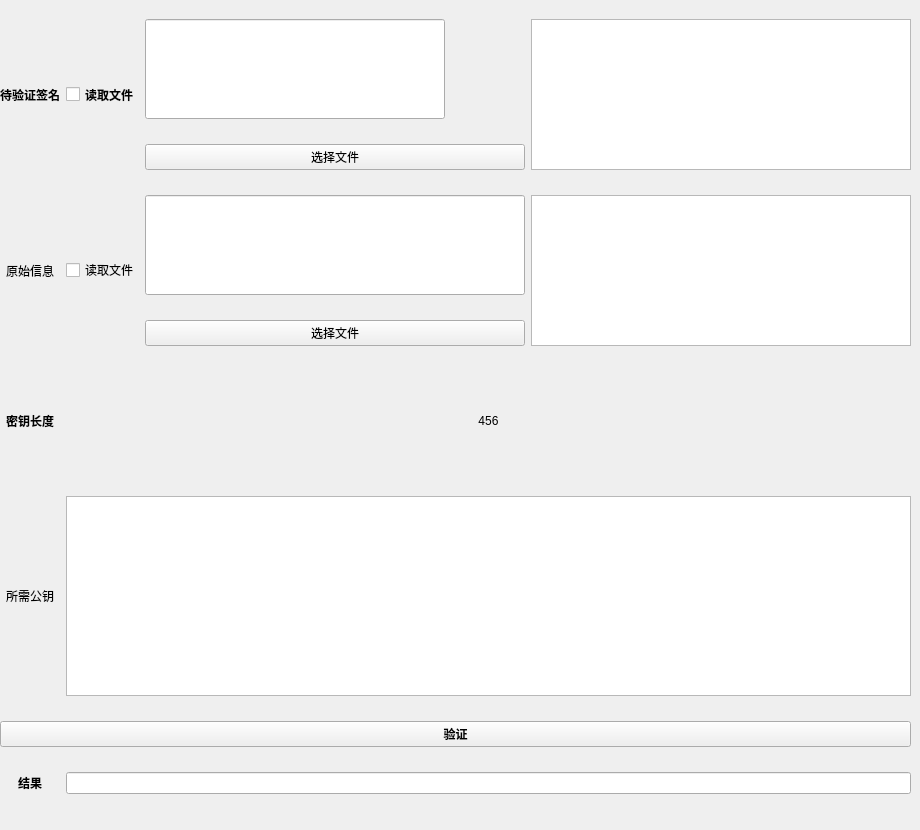
      <widget class="QWidget" name="page_25">
       <widget class="QWidget" name="gridLayoutWidget_14">
        <property name="geometry">
         <rect>
          <x>0</x>
          <y>0</y>
          <width>911</width>
          <height>821</height>
         </rect>
        </property>
        <layout class="QGridLayout" name="gridLayout_14">
         <item row="4" column="2">
          <widget class="QLineEdit" name="lineEdit_8">
           <property name="maximumSize">
            <size>
             <width>16777215</width>
             <height>100</height>
            </size>
           </property>
          </widget>
         </item>
         <item row="7" column="1" colspan="3">
          <widget class="QPlainTextEdit" name="plainTextEdit_25">
           <property name="maximumSize">
            <size>
             <width>16777215</width>
             <height>200</height>
            </size>
           </property>
          </widget>
         </item>
         <item row="6" column="1" colspan="3">
          <widget class="QLabel" name="label_69">
           <property name="maximumSize">
            <size>
             <width>16777215</width>
             <height>100</height>
            </size>
           </property>
           <property name="text">
            <string>456</string>
           </property>
           <property name="alignment">
            <set>Qt::AlignCenter</set>
           </property>
          </widget>
         </item>
         <item row="4" column="1" rowspan="2">
          <widget class="QCheckBox" name="checkBox_3">
           <property name="text">
            <string>读取文件</string>
           </property>
          </widget>
         </item>
         <item row="5" column="2">
          <widget class="QPushButton" name="pushButton_59">
           <property name="text">
            <string>选择文件</string>
           </property>
          </widget>
         </item>
         <item row="9" column="0" colspan="4">
          <widget class="QPushButton" name="pushButton_56">
           <property name="font">
            <font>
             <weight>75</weight>
             <bold>true</bold>
            </font>
           </property>
           <property name="text">
            <string>验证</string>
           </property>
          </widget>
         </item>
         <item row="6" column="0">
          <widget class="QLabel" name="label_68">
           <property name="maximumSize">
            <size>
             <width>300</width>
             <height>16777215</height>
            </size>
           </property>
           <property name="font">
            <font>
             <weight>75</weight>
             <bold>true</bold>
            </font>
           </property>
           <property name="text">
            <string>密钥长度</string>
           </property>
           <property name="alignment">
            <set>Qt::AlignCenter</set>
           </property>
          </widget>
         </item>
         <item row="10" column="0">
          <widget class="QLabel" name="label_70">
           <property name="font">
            <font>
             <weight>75</weight>
             <bold>true</bold>
            </font>
           </property>
           <property name="text">
            <string>结果</string>
           </property>
           <property name="alignment">
            <set>Qt::AlignCenter</set>
           </property>
          </widget>
         </item>
         <item row="10" column="1" colspan="3">
          <widget class="QLineEdit" name="lineEdit_7"/>
         </item>
         <item row="7" column="0">
          <widget class="QLabel" name="label_78">
           <property name="maximumSize">
            <size>
             <width>16777215</width>
             <height>200</height>
            </size>
           </property>
           <property name="text">
            <string>所需公钥</string>
           </property>
           <property name="alignment">
            <set>Qt::AlignCenter</set>
           </property>
          </widget>
         </item>
         <item row="2" column="2">
          <widget class="QPushButton" name="pushButton_55">
           <property name="text">
            <string>选择文件</string>
           </property>
          </widget>
         </item>
         <item row="4" column="0" rowspan="2">
          <widget class="QLabel" name="label_71">
           <property name="text">
            <string>原始信息</string>
           </property>
           <property name="alignment">
            <set>Qt::AlignCenter</set>
           </property>
          </widget>
         </item>
         <item row="1" column="2">
          <widget class="QLineEdit" name="lineEdit_16">
           <property name="maximumSize">
            <size>
             <width>300</width>
             <height>100</height>
            </size>
           </property>
          </widget>
         </item>
         <item row="1" column="3" rowspan="2">
          <widget class="QPlainTextEdit" name="plainTextEdit_20">
           <property name="maximumSize">
            <size>
             <width>16777215</width>
             <height>200</height>
            </size>
           </property>
          </widget>
         </item>
         <item row="4" column="3" rowspan="2">
          <widget class="QPlainTextEdit" name="plainTextEdit_3"/>
         </item>
         <item row="1" column="1" rowspan="2">
          <widget class="QCheckBox" name="checkBox_19">
           <property name="maximumSize">
            <size>
             <width>16777215</width>
             <height>200</height>
            </size>
           </property>
           <property name="font">
            <font>
             <weight>75</weight>
             <bold>true</bold>
            </font>
           </property>
           <property name="text">
            <string>读取文件</string>
           </property>
          </widget>
         </item>
         <item row="1" column="0" rowspan="2">
          <widget class="QLabel" name="label_67">
           <property name="maximumSize">
            <size>
             <width>16777215</width>
             <height>200</height>
            </size>
           </property>
           <property name="font">
            <font>
             <weight>75</weight>
             <bold>true</bold>
            </font>
           </property>
           <property name="text">
            <string>待验证签名</string>
           </property>
           <property name="alignment">
            <set>Qt::AlignCenter</set>
           </property>
          </widget>
         </item>
        </layout>
       </widget>
      </widget>
